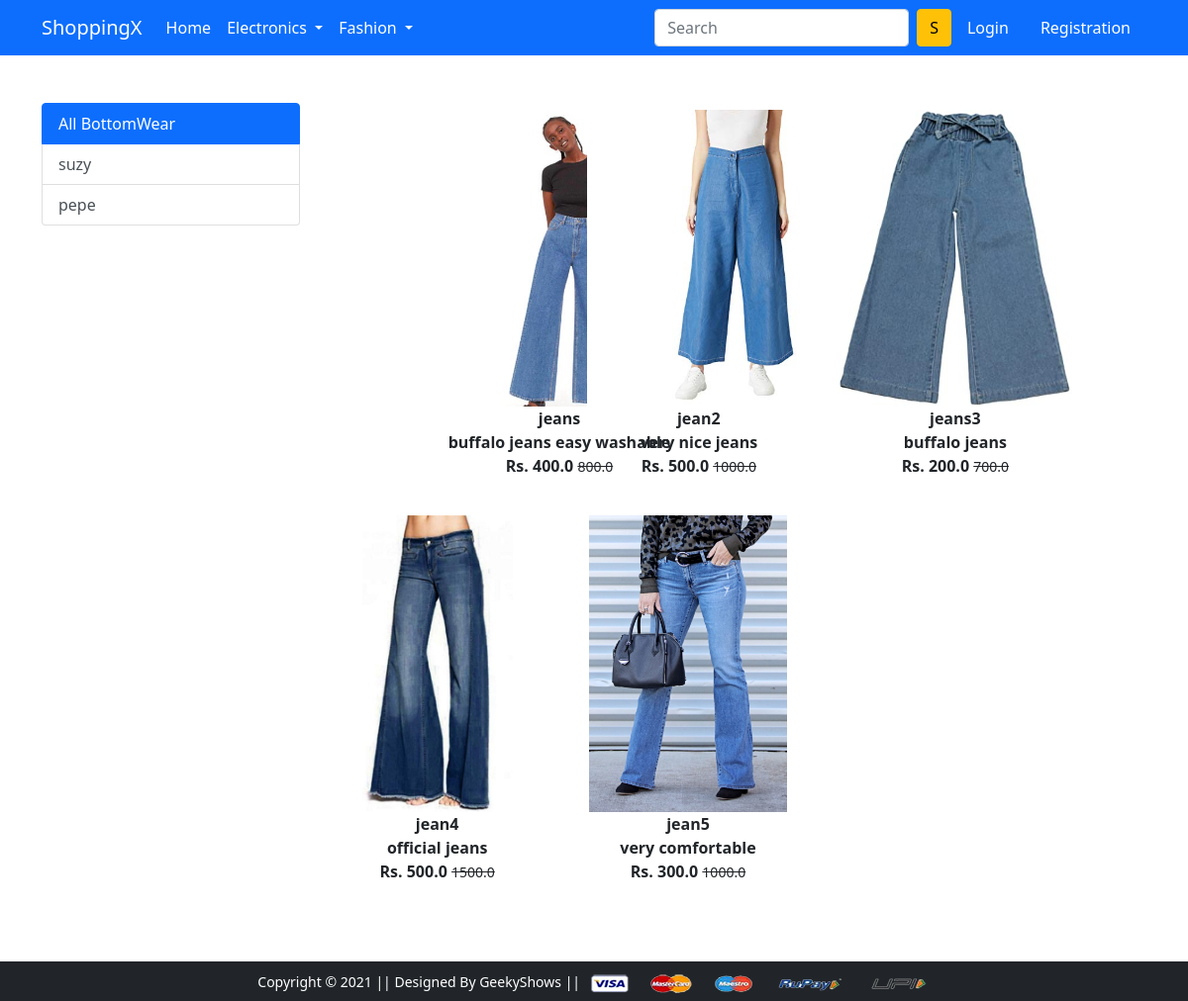
The app's page /bottomwear/ with its own data.
### app/models.py (models this page shows, shortened)
class Product(models.Model):
    title = models.CharField(max_length=70)
    selling_price = models.FloatField(max_length=100)
    discounted_price = models.FloatField(max_length=70)
    description = models.TextField()
    brand = models.CharField(max_length=70)
    product_image = models.ImageField(upload_to='productimg')
    category = models.CharField(max_length=2,choices=CATEGORY_CHOICES)

### app/views.py (the view)
# urls.py: path('bottomwear/', views.bottomwear, name='bottomwear'),
def bottomwear(request, data=None):
    if data == None:
        btmwear=Product.objects.filter(category='BW')
    elif data == 'suzy' or data == 'pepe':
        btmwear=Product.objects.filter(category='BW').filter(brand=data)
    return render(request, 'app/bottomwear.html', {'btmwear':btmwear})

### app/templates/app/bottomwear.html (shortened to what this page needs)
{% extends 'app/base.html' %}
{% load static %}
{% block main-content %}
<div class="container my-5">
 <div class="row">
  <div class="col-sm-3">
   <div class="list-group">
  <a href="{% url 'bottomwear'  %}" class="list-group-item list-group-item-action active">All BottomWear</a>
  <a href="{% url 'bottomweardata' 'suzy' %}" class="list-group-item list-group-item-action">suzy</a>
  <a href="{% url 'bottomweardata' 'pepe' %}" class="list-group-item list-group-item-action">pepe</a>
</div>
  </div>
  <div class="col-sm-8">
      <div class="row">
          {% for b in btmwear %}
          <div class="col-sm-4 text-center mb-4">
              <a href="{% url 'product-detail' b.id %}" class="btn"><div class="item">
                  <img src="{{b.product_image.url}}" height="300" alt="" class="">
              <div class="fw-bold">{{b.title}}</div>
              <div class="fw-bold">{{b.description}}</div>
              <div class="fw-bold">Rs. {{b.discounted_price}}
                  <small class="fw-light text-decoration-line-through">{{b.selling_price}}</small> </div>
              </div>
          </a>
          </div>
            {% endfor %}
      </div>
  </div>
 </div>
</div>
{% endblock main-content %}

### records on screen
Product: product_image (picture), title "jeans", description "buffalo jeans easy washable", discounted_price "400.0", selling_price "800.0"
Product: product_image (picture), title "jean2", description "very nice jeans", discounted_price "500.0", selling_price "1000.0"
Product: product_image (picture), title "jeans3", description "buffalo jeans", discounted_price "200.0", selling_price "700.0"
Product: product_image (picture), title "jean4", description "official jeans", discounted_price "500.0", selling_price "1500.0"
Product: product_image (picture), title "jean5", description "very comfortable", discounted_price "300.0", selling_price "1000.0"
